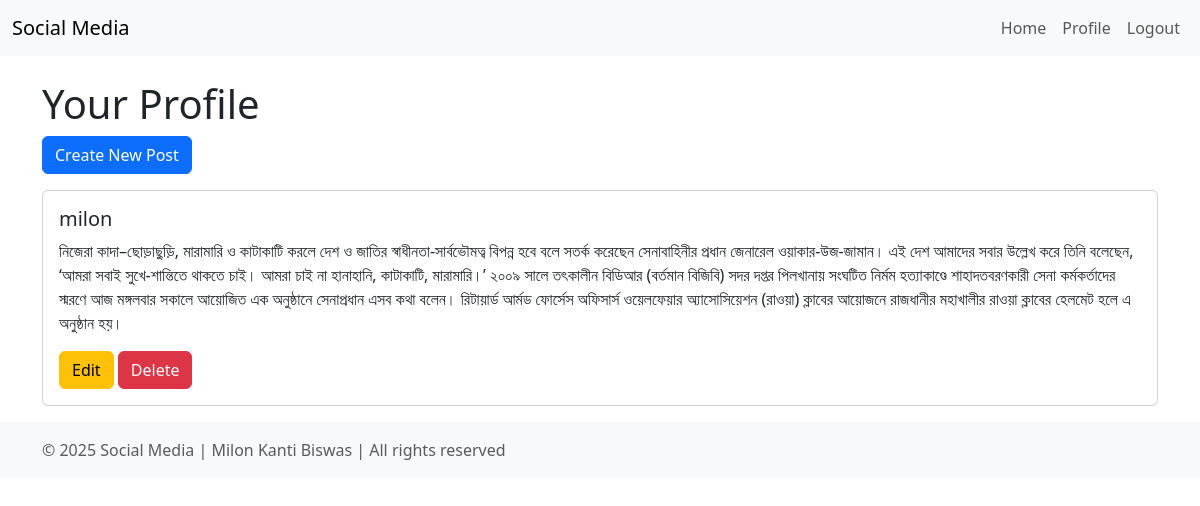
/profile/ (signed in), run on the app's committed database.
### posts/models.py (models this page shows, shortened)
class Post(models.Model):
    user = models.ForeignKey(User, on_delete=models.CASCADE)
    content = models.TextField()
    image = models.ImageField(upload_to='posts/', blank=True, null=True)
    created_at = models.DateTimeField(auto_now_add=True)

### posts/views.py (the view)
# urls.py: path('profile/', views.profile, name='profile'),
@login_required
def profile(request):
    posts = Post.objects.filter(user=request.user).order_by('-created_at')
    return render(request, 'posts/profile.html', {'posts': posts})

### templates/posts/profile.html (shortened to what this page needs)
{% extends 'base.html' %}
{% block content %}
    <h1>Your Profile</h1>
    <a href="{% url 'create_post' %}" class="btn btn-primary mb-3">Create New Post</a>
    {% for post in posts %}
        <div class="card mb-3">
            <div class="card-body">
                <h5 class="card-title">{{ post.user.username }}</h5>
                <p class="card-text">{{ post.content }}</p>
                <div class="mt-3">
                    <a href="{% url 'edit_post' post.id %}" class="btn btn-warning">Edit</a>
                    <a href="{% url 'delete_post' post.id %}" class="btn btn-danger">Delete</a>
                </div>
            </div>
        </div>
    {% empty %}
        <p>You have not created any posts yet.</p>
    {% endfor %}
{% endblock %}

### data on the page
Post: user.username "milon", content "নিজেরা কাদা–ছোড়াছুড়ি, মারামারি ও কাটাকাটি করলে দেশ ও জাতির স্বাধীনতা-সার্বভৌমত্ব বিপন্ন হবে বলে সতর্ক করেছেন সেনাবাহিনীর প্রধান জেনারেল ওয়াকার-উজ-জামান। এই দেশ আমাদের সবার উল্লেখ করে তিনি বলেছেন, ‘আমরা সবাই সুখে-শান্তিতে থাকতে চাই। আমরা চাই না হানাহানি, কাটাকাটি, মারামারি।’ ২০০৯ সালে তৎকালীন বিডিআর (বর্তমান বিজিবি) সদর দপ্তর পিলখানায় সংঘটিত নির্মম হত্যাকাণ্ডে শাহাদতবরণকারী সেনা কর্মকর্তাদের স্মরণে আজ মঙ্গলবার সকালে আয়োজিত এক অনুষ্ঠানে সেনাপ্রধান এসব কথা বলেন। রিটায়ার্ড আর্মড ফোর্সেস অফিসার্স ওয়েলফেয়ার অ্যাসোসিয়েশন (রাওয়া) ক্লাবের আয়োজনে রাজধানীর মহাখালীর রাওয়া ক্লাবের হেলমেট হলে এ অনুষ্ঠান হয়।"
